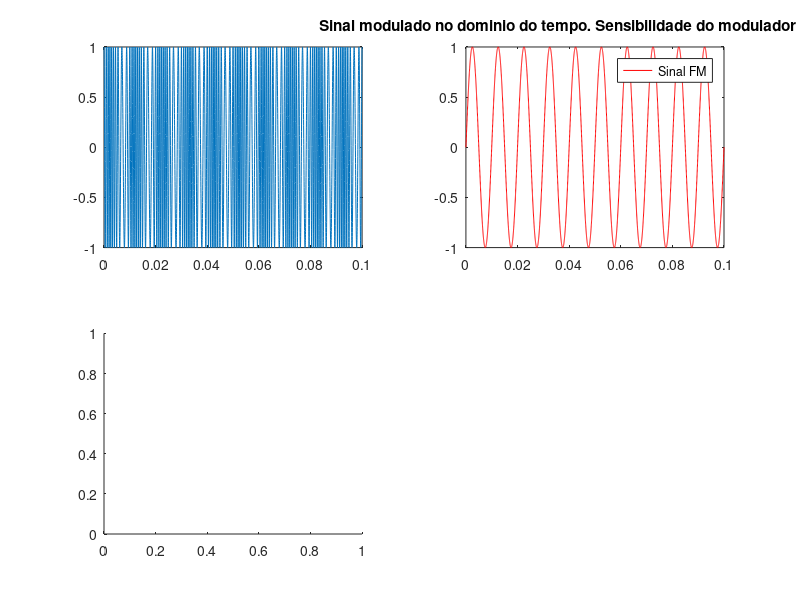

This figure's MATLAB source: (Note: this script raises an error after producing the figure.)
pkg load signal;
pkg load communications;


fc = 1e3; % frequencia da portadora
Tc = 1/fc; % perido da onda portadora
KF = 5*pi*100; %500*pi -> beta=5  pois fm=100
Ac = 1; %amplitude da portadora

Ts = Tc/50; %intervalo de amostragem
t = 0:Ts:100*Tc; % intervalo de tempo dos sinais

fm = 100; %frequencia do sinal de informacao (sinal modulante)
Am=2; %amplitude do sinal de informacao (sinal modulante)
m = Am*sin(2*pi*fm*t); % sinal de informação senoidal

beta= (KF*Am)/(2*pi*fm); %indice de modulacao
bw=2*(beta+1)*fm; % Largura de banda - Carson

%Integrando o sinal de informacao - Método do Trapézio
intm = zeros(size(t));
for k = 2:length(t)
    intm(k) = intm(k-1) + 0.5*Ts*(m(k-1) + m(k));
end

%Portadora
c = Ac*cos(2*pi*fc*t);

theta = 2*pi*fc*t + KF*intm; %angulo
fi = diff(theta)/(Ts*2*pi); %frequencia instantanea

s = Ac*cos(theta); %Sinal FM

figure;
subplot(2,2,1)
plot(t,s);

subplot(2,2,2)
plot(t,m/2,'r')
title(['Sinal modulado no dominio do tempo. Sensibilidade do modulador = ',num2str(KF/(2*pi)),'Hz/V']);
legend('Sinal FM','Informação');


subplot(2,2,3)
plot_fft(Ts,s,0,2000,'b');
title(['Espectro do sinal modulado em FM. Indice de modulação (beta) = ',num2str(beta),'. BW Carson = ',num2str(bw),'Hz']);
